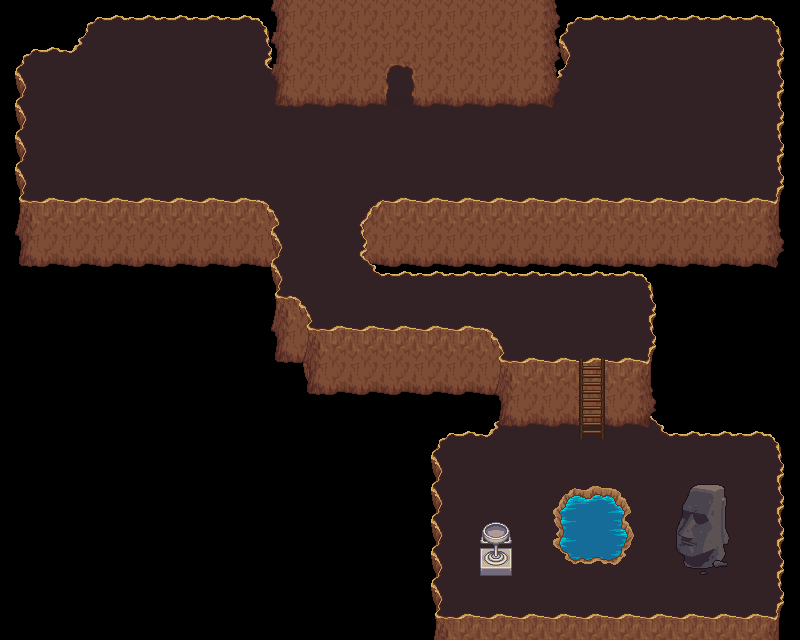

Rendered tile map (Tiled .tmx) drawn with the repository's tilesets; below, a short description and the map source with its tile grids summarised:
An orthogonal 25x20 tile map with 32x32 px tiles, 4 tile layers (Lower Wall, Floor, Back Wall, Objects), 2 tilesets.

<map version="1.0" orientation="orthogonal" renderorder="right-down" width="25" height="20" tilewidth="32" tileheight="32" nextobjectid="1">
 <tileset firstgid="1" name="Atlas1" tilewidth="32" tileheight="32" tilecount="1024" columns="32">
  <image source="../res/world/terrain_atlas.png" width="1024" height="1024" />
  <tile id="33">
   <properties>
    <property name="walkable" type="bool" value="true" />
   </properties>
  </tile>
  <tile id="106">
   <properties>
    <property name="walkable" type="bool" value="true" />
   </properties>
  </tile>
  <tile id="107">
   <properties>
    <property name="walkable" type="bool" value="true" />
   </properties>
  </tile>
  <tile id="128">
   <properties>
    <property name="walkable" type="bool" value="true" />
   </properties>
  </tile>
  <tile id="129">
   <properties>
    <property name="walkable" type="bool" value="true" />
   </properties>
  </tile>
  <tile id="130">
   <properties>
    <property name="walkable" type="bool" value="true" />
   </properties>
  </tile>
  <tile id="133">
   <properties>
    <property name="walkable" type="bool" value="true" />
   </properties>
  </tile>
  <tile id="134">
   <properties>
    <property name="walkable" type="bool" value="true" />
   </properties>
  </tile>
  <tile id="135">
   <properties>
    <property name="walkable" type="bool" value="true" />
   </properties>
  </tile>
  <tile id="137">
   <properties>
    <property name="walkable" type="bool" value="true" />
   </properties>
  </tile>
  <tile id="150">
   <properties>
    <property name="walkable" type="bool" value="true" />
   </properties>
  </tile>
  <tile id="160">
   <properties>
    <property name="teleport" value="data/maps/Test" />
    <property name="walkable" type="bool" value="true" />
    <property name="x" type="int" value="16" />
    <property name="y" type="int" value="5" />
   </properties>
  </tile>
  <tile id="165">
   <properties>
    <property name="walkable" type="bool" value="true" />
   </properties>
  </tile>
  <tile id="166">
   <properties>
    <property name="walkable" type="bool" value="true" />
   </properties>
  </tile>
  <tile id="169">
   <properties>
    <property name="walkable" type="bool" value="true" />
   </properties>
  </tile>
  <tile id="192">
   <properties>
    <property name="walkable" type="bool" value="true" />
   </properties>
  </tile>
  <tile id="196">
   <properties>
    <property name="walkable" type="bool" value="true" />
   </properties>
  </tile>
  <tile id="197">
   <properties>
    <property name="walkable" type="bool" value="true" />
   </properties>
  </tile>
  <tile id="198">
   <properties>
    <property name="walkable" type="bool" value="true" />
   </properties>
  </tile>
  <tile id="199">
   <properties>
    <property name="walkable" type="bool" value="true" />
   </properties>
  </tile>
  <tile id="201">
   <properties>
    <property name="walkable" type="bool" value="true" />
   </properties>
  </tile>
  <tile id="227">
   <properties>
    <property name="walkable" type="bool" value="true" />
   </properties>
  </tile>
  <tile id="228">
   <properties>
    <property name="walkable" type="bool" value="true" />
   </properties>
  </tile>
  <tile id="231">
   <properties>
    <property name="walkable" type="bool" value="true" />
   </properties>
  </tile>
  <tile id="232">
   <properties>
    <property name="walkable" type="bool" value="true" />
   </properties>
  </tile>
  <tile id="259">
   <properties>
    <property name="walkable" type="bool" value="true" />
   </properties>
  </tile>
  <tile id="264">
   <properties>
    <property name="walkable" type="bool" value="true" />
   </properties>
  </tile>
  <tile id="525">
   <properties>
    <property name="walkable" type="bool" value="true" />
   </properties>
  </tile>
  <tile id="526">
   <properties>
    <property name="walkable" type="bool" value="true" />
   </properties>
  </tile>
  <tile id="527">
   <properties>
    <property name="walkable" type="bool" value="true" />
   </properties>
  </tile>
  <tile id="707">
   <properties>
    <property name="walkable" type="bool" value="true" />
   </properties>
  </tile>
  <tile id="708">
   <properties>
    <property name="walkable" type="bool" value="true" />
   </properties>
  </tile>
  <tile id="709">
   <properties>
    <property name="walkable" type="bool" value="true" />
   </properties>
  </tile>
  <tile id="739">
   <properties>
    <property name="walkable" type="bool" value="true" />
   </properties>
  </tile>
  <tile id="740">
   <properties>
    <property name="walkable" type="bool" value="true" />
   </properties>
  </tile>
  <tile id="741">
   <properties>
    <property name="walkable" type="bool" value="true" />
   </properties>
  </tile>
  <tile id="771">
   <properties>
    <property name="walkable" type="bool" value="true" />
   </properties>
  </tile>
  <tile id="772">
   <properties>
    <property name="walkable" type="bool" value="true" />
   </properties>
  </tile>
  <tile id="773">
   <properties>
    <property name="walkable" type="bool" value="true" />
   </properties>
  </tile>
 </tileset>
 <tileset firstgid="1025" name="entities1" tilewidth="32" tileheight="32" tilecount="100" columns="10">
  <image source="../res/entity/entities1.png" width="320" height="320" />
  <tile id="0">
   <properties>
    <property name="color" value="red" />
    <property name="static" type="bool" value="true" />
    <property name="type" value="chest" />
   </properties>
  </tile>
  <tile id="1">
   <properties>
    <property name="color" value="green" />
    <property name="static" type="bool" value="true" />
    <property name="type" value="chest" />
   </properties>
  </tile>
 </tileset>
 <layer name="Lower Wall" width="25" height="20">
  <data>[500 cells, 56 non-empty, 14 distinct tile ids]</data>
 </layer>
 <layer name="Floor" width="25" height="20">
  <data>[500 cells, 305 non-empty, 22 distinct tile ids]</data>
 </layer>
 <layer name="Back Wall" width="25" height="20">
  <properties>
   <property name="walkable" type="bool" value="true" />
  </properties>
  <data>[500 cells, 40 non-empty, 8 distinct tile ids]</data>
 </layer>
 <layer name="Objects" width="25" height="20">
  <data>[500 cells, 20 non-empty, 20 distinct tile ids]</data>
 </layer>
</map>
